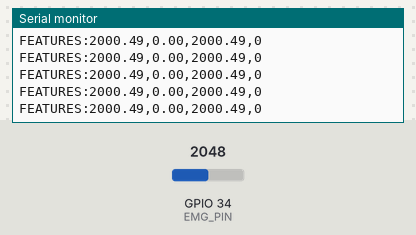
Simulated run of this sketch. Board: ESP32-S3. Parts: the last lines printed to the serial monitor. The inputs (shaded band) are chosen by the test bench; at power-on: GPIO 34 (EMG_PIN) = 2048.

Above: at 1.2 s.
1.3 s: GPIO 34 (EMG_PIN) set to 2866
At 1.31 s:
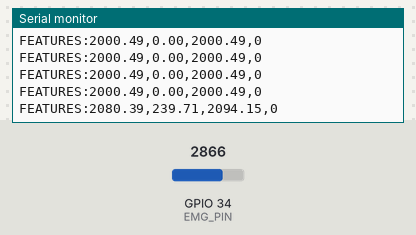
2.8 s: GPIO 34 (EMG_PIN) set to 3603
At 2.85 s:
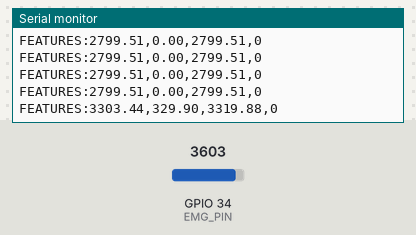
Timing chart, 0 to 5.8 s (numbered marks = the images above; inputs shaded):
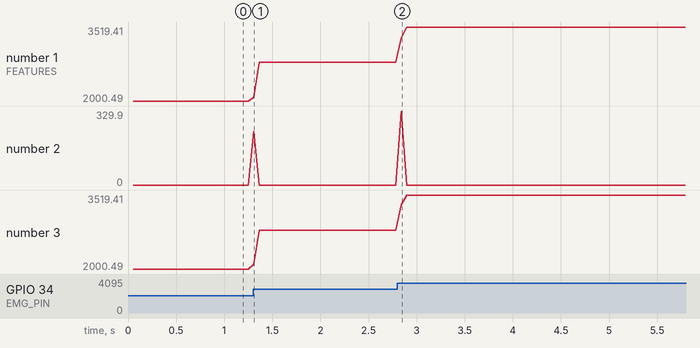

Measured:
- after the input at 1.3 s, the serial monitor: prints a new line at once (image 1)
- after the input at 2.8 s, the serial monitor: prints a new line at once (image 2)
- plotted number 1: 2000.49 → 2799.51 after the input at 1.3 s, 2799.51 → 3519.41 after the input at 2.8 s
- plotted number 3: 2000.49 → 2799.51 after the input at 1.3 s, 2799.51 → 3519.41 after the input at 2.8 s

The sketch:

esp32_emg_gesture.ino
```cpp
// ESP32-S3 EMG Gesture Recognition
// Using Gravity Analog EMG Sensor by OYMotion
#include <Arduino.h>
const int EMG_PIN = 34;  // Analog input pin
const int WINDOW_SIZE = 50;
const int STEP_SIZE = 10;
const int SAMPLING_RATE = 1000;  // Hz
float emg_buffer[WINDOW_SIZE];
int buffer_index = 0;
// Feature extraction functions
float calculate_mean(float* data, int len) {
    float sum = 0;
    for(int i = 0; i < len; i++) {
        sum += data[i];
    }
    return sum / len;
}
float calculate_std(float* data, int len) {
    float mean = calculate_mean(data, len);
    float sum = 0;
    for(int i = 0; i < len; i++) {
        sum += pow(data[i] - mean, 2);
    }
    return sqrt(sum / len);
}
float calculate_rms(float* data, int len) {
    float sum = 0;
    for(int i = 0; i < len; i++) {
        sum += pow(data[i], 2);
    }
    return sqrt(sum / len);
}
int calculate_zcr(float* data, int len) {
    int count = 0;
    for(int i = 1; i < len; i++) {
        if((data[i] >= 0 && data[i-1] < 0) ||
           (data[i] < 0 && data[i-1] >= 0)) {
            count++;
        }
    }
    return count;
}
void setup() {
    Serial.begin(115200);
    pinMode(EMG_PIN, INPUT);
}
void loop() {
    // Read EMG value
    int raw_value = analogRead(EMG_PIN);
    float emg_value = (raw_value / 4095.0) * 4000;  // Convert to 0-4000 range

    // Add to buffer
    emg_buffer[buffer_index] = emg_value;
    buffer_index = (buffer_index + 1) % WINDOW_SIZE;

    // Process when buffer is full
    if(buffer_index == 0) {
        // Extract features
        float mean = calculate_mean(emg_buffer, WINDOW_SIZE);
        float std = calculate_std(emg_buffer, WINDOW_SIZE);
        float rms = calculate_rms(emg_buffer, WINDOW_SIZE);
        int zcr = calculate_zcr(emg_buffer, WINDOW_SIZE);

        // Send features to serial for processing
        Serial.print("FEATURES:");
        Serial.print(mean); Serial.print(",");
        Serial.print(std); Serial.print(",");
        Serial.print(rms); Serial.print(",");
        Serial.print(zcr);
        Serial.println();
    }

    delay(1000 / SAMPLING_RATE);  // Maintain sampling rate
}
```
